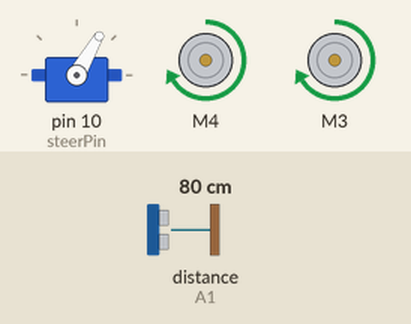
Recording of a sketch running on a simulated Arduino Uno, built with avr-gcc and run on an emulated ATmega328P. Parts: servo, 2 × DC motor (green arrow = forward, orange = backward, longer = faster). Wiring (inferred from the names in the program): ultrasonic range finder: trigger A0; echo A1. The inputs (shaded band) are chosen by the test bench; at power-on: distance to the obstacle (sensor on A1) 80 cm. The echo pulse lasts 58.3 µs per cm.

Above: at 2.0 s.
2.1 s: distance to the obstacle (sensor on A1) set to 23 cm
3.6 s: distance to the obstacle (sensor on A1) set to 18 cm
At 4.2 s:
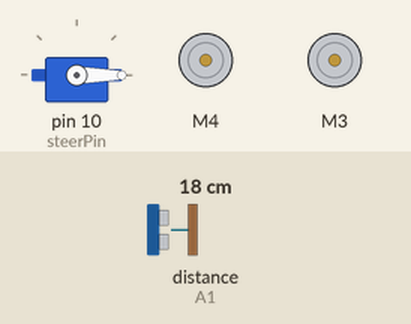
At 6.0 s:
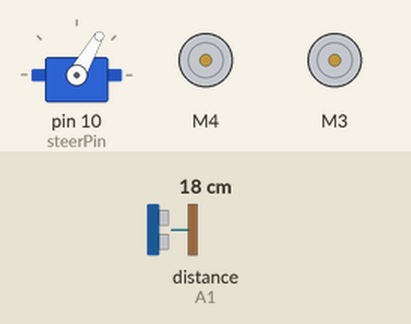
6.6 s: distance to the obstacle (sensor on A1) set to 35 cm
9.6 s: distance to the obstacle (sensor on A1) set to 2 cm
At 11.2 s:
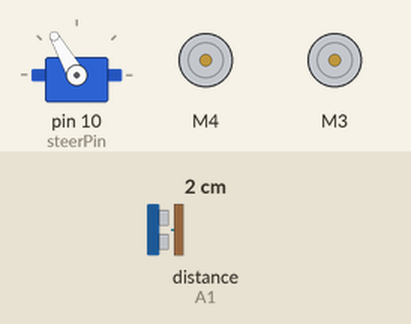
Timing chart, 0 to 13.6 s (numbered marks = the images above; inputs shaded):
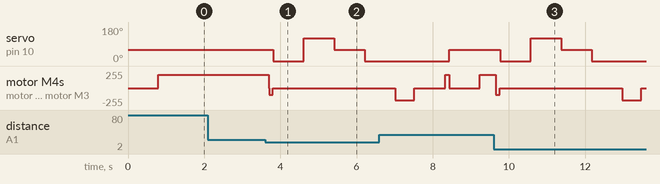

Measured:
- the behaviour switches between 21 and 20 cm on distance to the obstacle (sensor on A1) (found by bisection; images 0 and 1)
- after the input at 2.1 s, every drawn part: stays the same
- after the input at 3.6 s, servo on pin 10 (steerPin): 60° → 0° after 0.22 s, → 120° 0.80 s later, → 60° 0.80 s later, → 0° 0.80 s later; motor M4, motor M3: forward 200/255 → backward 100/255 after 0.10 s, → stopped 0.11 s later
- after the input at 9.6 s, servo on pin 10 (steerPin): 60° → 0° after 0.17 s, → 120° 0.80 s later, → 60° 0.80 s later, → 0° 0.80 s later; motor M4, motor M3: forward 200/255 → backward 100/255 after 0.05 s, → stopped 0.11 s later, → backward 180/255 3.2 s later, → stopped 0.50 s later

The sketch:

bot2.ino
```cpp
#include <AFMotor.h>
#include <Servo.h>

AF_DCMotor motor(4);
AF_DCMotor motor2(3);

int steerPin = 10;
Servo steerServo;

int pingPin = A0;
int inPin = A1;
unsigned long duration, inches;
int indec, cmdec;
int inchonv = 147;
int cmconv = 58;
String s1, s2, s3;
int steerCentre = 60;

void setup() {
  // put your setup code here, to run once:
pinMode(pingPin, OUTPUT);
pinMode(inPin, INPUT);
steerServo.attach(steerPin, 1000, 2000);
steer(0);
}
void loop() {
  // put your main code here, to run repeatedly:
  int cm, lcm, rcm;

  forward(200);
  delay(100);
  cm = getDistance();
  //Serial.println(cm);
  if(cm < 20)
{
    halt();
    reverse(100);
    delay(100);
    halt();
    steer(-60);
    lcm = getDistance();
    steer(60);
    rcm = getDistance();
    steer(0);

    if (lcm < rcm + 5)
        steer(-60);
      else
        steer(60);
    reverse(180);
    delay(500);
    halt();
    if (lcm <= rcm + 10 and rcm <= lcm +10)
        {
          steer(-60);
          forward(200);
          delay(100);
          halt();
        }
    steer(0);
  }
}
void steer(int angle)
{
  steerServo.write(steerCentre + angle);
  delay(800);
}

int getDistance()
{
  int rval;
  digitalWrite(pingPin, LOW);
  delayMicroseconds(2);
  digitalWrite(pingPin, HIGH);
  delayMicroseconds(10);
  digitalWrite(pingPin, LOW);
  // duration = pulseIn(inPin, HIGH, 38000L);
  duration = pulseIn(inPin, HIGH, 20000);

  if (duration == 0)
    duration = 1190;
  rval = microsecondsToCentimeters(duration);

  return rval;
}

void forward (int spd)
{
  motor.run(FORWARD);
  motor.setSpeed(spd);
  motor2.run(FORWARD);
  motor2.setSpeed(spd);
}

void reverse (int spd)
{
  motor.run(BACKWARD);
  motor.setSpeed(spd);
  motor2.run(BACKWARD);
  motor2.setSpeed(spd);
}

void spinLeft (int spd)
{
}

void spinRight (int spd)
{
}

void halt()
{
  motor.run(RELEASE);
  motor2.run(RELEASE);
  delay(10);
}

long microsecondsToCentimeters(long microseconds)
{
  return microseconds / cmconv;
}
```
